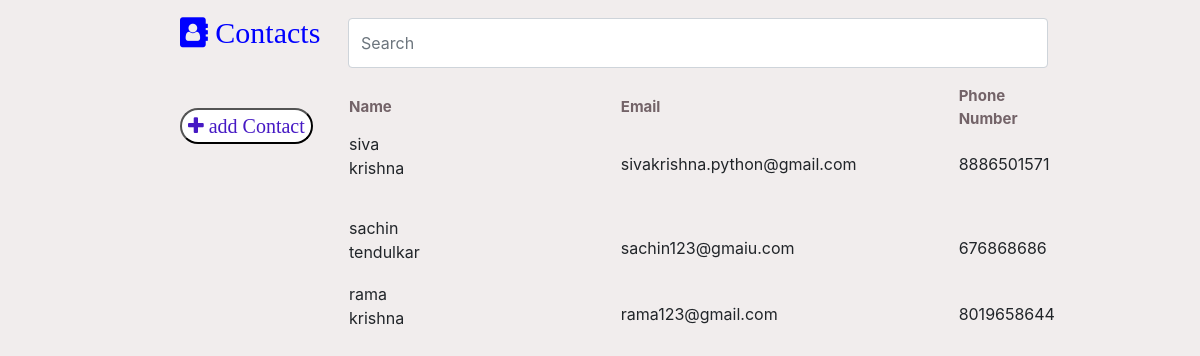
The page / on the database its author committed.
### Contactapp/models.py (models this page shows)
class Information(models.Model):
    id = models.AutoField(primary_key=True)
    fname = models.CharField(max_length=30)
    lname= models.CharField(max_length=30)
    email = models.EmailField(max_length=50)
    phoneNumber = models.CharField(max_length=10)

### Contactapp/views.py (the view, shortened to what this page needs)
# urls.py: path('', views.Contacts),
def Contacts(request):
    contacts = Information.objects.all()
    query = request.GET.get('search')
    if query:
        find =Information.objects.filter(fname__regex=query)
        return render(request,'contacts.html',{'result':find})
    return render(request,'contacts.html',{'contacts':contacts})

### templates/contacts.html (shortened to what this page needs)
<!DOCTYPE html>
<html lang="en">
<head>
    <link rel="stylesheet" href="https://stackpath.bootstrapcdn.com/font-awesome/4.7.0/css/font-awesome.min.css">
    <link rel="stylesheet" href="https://stackpath.bootstrapcdn.com/bootstrap/4.4.1/css/bootstrap.min.css"
>
    {% load static %}
    <link rel="stylesheet" type="text/css" href="{% static 'style.css' %}" />
</head>
<body id="body">
    <div class="section">
        <div class="leftsection">
            <i class="fa fa-address-book" aria?-hidden="true" style="color: blue;"> Contacts</i>
            <br>
            <br>
            <button class="addcontact" id="addContact"><i class="fa fa-plus" aria-hidden="true"> <span>add Contact </span> </i></button>
        </div>
        <div class="rightsection">
            <form action="" method="GET">
                <div class="form-group" id="searchBoxdiv">
                  <input type="text" class="form-control"  aria-describedby="emailHelp" placeholder="Search" name="search" style="width: 700px; height: 50px;" id="searchBox">
                </div>
            </form>
                <table>
                    <tr>
                        <th>Name</th>
                        <th style="padding-left: 200px;">Email</th>
                        <th style="padding-left: 101px;">Phone Number</th>
                    </tr>
                {%for contact in contacts %}
                <tr  id="uniqueid">
                        <td  ><p> {{contact.fname }} {{   contact.lname}}</p> </td>
                        <td  style="padding-left: 200px;">{{contact.email}}</td>
                        <td  style="padding-left: 101px;">{{contact.phoneNumber}}
                        </td>
                    </tr>
                {%endfor%}
                </table>
        </div>
    </div>
</body>
</html>

### static/style.css (style rules this page uses)
body { background-color: rgb(241, 237, 237); }
.section { position: relative; top: 0px; width:70%; margin:auto; margin-top:10px; }
.leftsection { width: 20%; float: left; font-size: 30px; }
.rightsection { width: 80%; float:right; }
th { font-size: 15px; color: #736368; }
#searchBox { margin-top: 8px; color: chocolate; background-color: #FFFFFF; }
.addcontact { font-size: 20px; border-radius: 18px; color: #4619c4; background-color: #FFFFFF; transition: 0.4; }
button { transition: 0.1s; }

### rows shown on the page
Information: fname "siva", lname "krishna", email "sivakrishna.python@gmail.com", phoneNumber "8886501571"
Information: fname "sachin", lname "tendulkar", email "sachin123@gmaiu.com", phoneNumber "676868686"
Information: fname "rama", lname "krishna", email "rama123@gmail.com", phoneNumber "8019658644"
